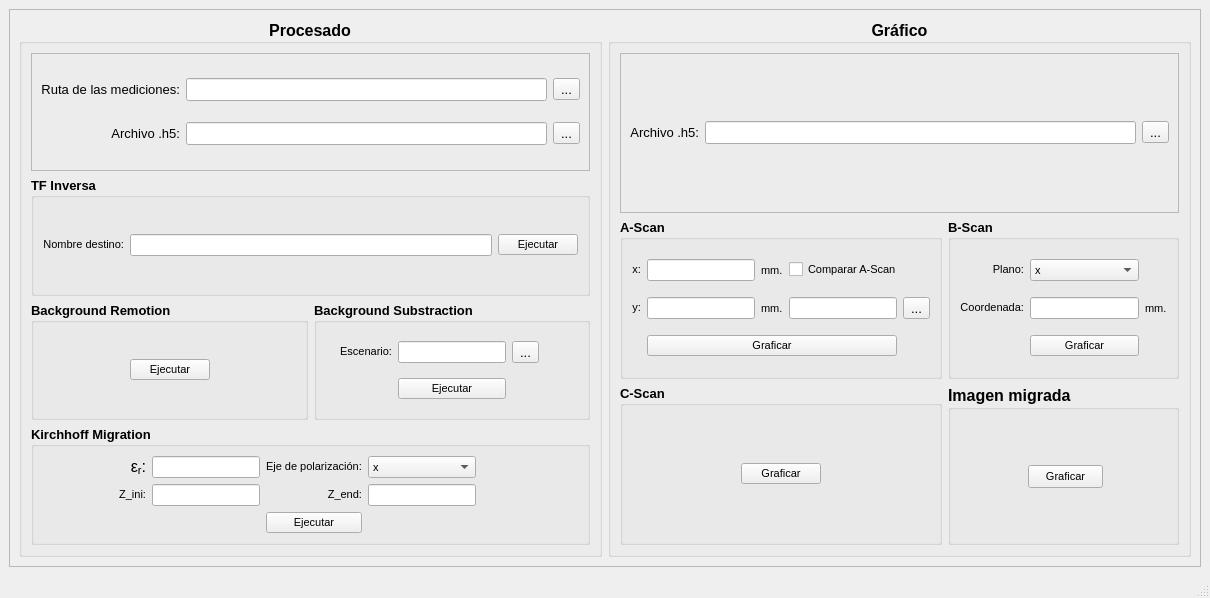
<?xml version="1.0" encoding="UTF-8"?>
<ui version="4.0">
 <class>MainWindow</class>
 <widget class="QMainWindow" name="MainWindow">
  <property name="enabled">
   <bool>true</bool>
  </property>
  <property name="geometry">
   <rect>
    <x>0</x>
    <y>0</y>
    <width>1210</width>
    <height>598</height>
   </rect>
  </property>
  <property name="windowTitle">
   <string>Procesamiento y Gráfica</string>
  </property>
  <widget class="QWidget" name="centralwidget">
   <layout class="QGridLayout" name="gridLayout_19">
    <item row="0" column="0">
     <widget class="QFrame" name="frame">
      <property name="frameShape">
       <enum>QFrame::StyledPanel</enum>
      </property>
      <property name="frameShadow">
       <enum>QFrame::Raised</enum>
      </property>
      <layout class="QGridLayout" name="gridLayout_18">
       <item row="0" column="0">
        <widget class="QGroupBox" name="groupBox_procesado">
         <property name="font">
          <font>
           <pointsize>12</pointsize>
           <weight>75</weight>
           <bold>true</bold>
          </font>
         </property>
         <property name="title">
          <string>Procesado</string>
         </property>
         <property name="alignment">
          <set>Qt::AlignCenter</set>
         </property>
         <layout class="QGridLayout" name="gridLayout_6">
          <item row="2" column="0">
           <widget class="QGroupBox" name="groupBox_backgroundRemotion">
            <property name="font">
             <font>
              <pointsize>10</pointsize>
              <weight>75</weight>
              <bold>true</bold>
             </font>
            </property>
            <property name="title">
             <string>Background Remotion</string>
            </property>
            <layout class="QGridLayout" name="gridLayout_3">
             <item row="0" column="1">
              <widget class="QPushButton" name="pushButton_backgroundRemotion">
               <property name="font">
                <font>
                 <pointsize>8</pointsize>
                 <weight>50</weight>
                 <bold>false</bold>
                </font>
               </property>
               <property name="text">
                <string>Ejecutar</string>
               </property>
              </widget>
             </item>
             <item row="0" column="0">
              <spacer name="horizontalSpacer_2">
               <property name="orientation">
                <enum>Qt::Horizontal</enum>
               </property>
               <property name="sizeHint" stdset="0">
                <size>
                 <width>40</width>
                 <height>20</height>
                </size>
               </property>
              </spacer>
             </item>
             <item row="0" column="2">
              <spacer name="horizontalSpacer_3">
               <property name="orientation">
                <enum>Qt::Horizontal</enum>
               </property>
               <property name="sizeHint" stdset="0">
                <size>
                 <width>40</width>
                 <height>20</height>
                </size>
               </property>
              </spacer>
             </item>
            </layout>
           </widget>
          </item>
          <item row="1" column="0" colspan="2">
           <widget class="QGroupBox" name="groupBox_ifft">
            <property name="font">
             <font>
              <pointsize>10</pointsize>
              <weight>75</weight>
              <bold>true</bold>
             </font>
            </property>
            <property name="title">
             <string>TF Inversa</string>
            </property>
            <layout class="QGridLayout" name="gridLayout_2">
             <item row="0" column="1">
              <widget class="QLineEdit" name="lineEdit_rawFileName">
               <property name="font">
                <font>
                 <pointsize>8</pointsize>
                 <weight>50</weight>
                 <bold>false</bold>
                </font>
               </property>
               <property name="text">
                <string/>
               </property>
              </widget>
             </item>
             <item row="0" column="0">
              <widget class="QLabel" name="label_rawFileName">
               <property name="font">
                <font>
                 <pointsize>8</pointsize>
                 <weight>50</weight>
                 <bold>false</bold>
                </font>
               </property>
               <property name="text">
                <string>&lt;html&gt;&lt;head/&gt;&lt;body&gt;&lt;p align=&quot;right&quot;&gt;Nombre destino:&lt;/p&gt;&lt;/body&gt;&lt;/html&gt;</string>
               </property>
              </widget>
             </item>
             <item row="0" column="2">
              <widget class="QPushButton" name="pushButton_IFT">
               <property name="font">
                <font>
                 <pointsize>8</pointsize>
                 <weight>50</weight>
                 <bold>false</bold>
                </font>
               </property>
               <property name="text">
                <string>Ejecutar</string>
               </property>
              </widget>
             </item>
            </layout>
           </widget>
          </item>
          <item row="2" column="1">
           <widget class="QGroupBox" name="groupBox_bacgroundSubstarction">
            <property name="font">
             <font>
              <pointsize>10</pointsize>
              <weight>75</weight>
              <bold>true</bold>
             </font>
            </property>
            <property name="title">
             <string>Background Substraction</string>
            </property>
            <layout class="QGridLayout" name="gridLayout_4">
             <item row="1" column="1">
              <widget class="QPushButton" name="pushButton_backgroundSubstraction">
               <property name="font">
                <font>
                 <pointsize>8</pointsize>
                 <weight>50</weight>
                 <bold>false</bold>
                </font>
               </property>
               <property name="text">
                <string>Ejecutar</string>
               </property>
              </widget>
             </item>
             <item row="1" column="2">
              <spacer name="horizontalSpacer_5">
               <property name="orientation">
                <enum>Qt::Horizontal</enum>
               </property>
               <property name="sizeHint" stdset="0">
                <size>
                 <width>40</width>
                 <height>20</height>
                </size>
               </property>
              </spacer>
             </item>
             <item row="1" column="0">
              <spacer name="horizontalSpacer_4">
               <property name="orientation">
                <enum>Qt::Horizontal</enum>
               </property>
               <property name="sizeHint" stdset="0">
                <size>
                 <width>40</width>
                 <height>20</height>
                </size>
               </property>
              </spacer>
             </item>
             <item row="0" column="0">
              <widget class="QLabel" name="label_backgroundFile">
               <property name="text">
                <string>&lt;html&gt;&lt;head/&gt;&lt;body&gt;&lt;p align=&quot;right&quot;&gt;&lt;span style=&quot; font-size:8pt; font-weight:400;&quot;&gt;Escenario:&lt;/span&gt;&lt;/p&gt;&lt;/body&gt;&lt;/html&gt;</string>
               </property>
              </widget>
             </item>
             <item row="0" column="1">
              <widget class="QLineEdit" name="lineEdit_backgroundPath">
               <property name="font">
                <font>
                 <pointsize>8</pointsize>
                 <weight>50</weight>
                 <bold>false</bold>
                </font>
               </property>
              </widget>
             </item>
             <item row="0" column="2">
              <widget class="QToolButton" name="toolButton_backgroundFilePath">
               <property name="font">
                <font>
                 <pointsize>10</pointsize>
                 <weight>50</weight>
                 <bold>false</bold>
                </font>
               </property>
               <property name="text">
                <string>...</string>
               </property>
              </widget>
             </item>
            </layout>
           </widget>
          </item>
          <item row="3" column="0" colspan="2">
           <widget class="QGroupBox" name="groupBox_migration">
            <property name="font">
             <font>
              <pointsize>10</pointsize>
              <weight>75</weight>
              <bold>true</bold>
             </font>
            </property>
            <property name="title">
             <string>Kirchhoff Migration</string>
            </property>
            <layout class="QGridLayout" name="gridLayout_5">
             <item row="4" column="3">
              <spacer name="horizontalSpacer_9">
               <property name="orientation">
                <enum>Qt::Horizontal</enum>
               </property>
               <property name="sizeHint" stdset="0">
                <size>
                 <width>40</width>
                 <height>20</height>
                </size>
               </property>
              </spacer>
             </item>
             <item row="1" column="2">
              <widget class="QLabel" name="label_polarizationAxis">
               <property name="text">
                <string>&lt;html&gt;&lt;head/&gt;&lt;body&gt;&lt;p&gt;&lt;span style=&quot; font-size:8pt; font-weight:400;&quot;&gt;Eje de polarización:&lt;/span&gt;&lt;/p&gt;&lt;/body&gt;&lt;/html&gt;</string>
               </property>
              </widget>
             </item>
             <item row="1" column="3">
              <widget class="QComboBox" name="comboBox_polarizationAxis">
               <property name="font">
                <font>
                 <pointsize>8</pointsize>
                 <weight>50</weight>
                 <bold>false</bold>
                 <stylestrategy>PreferDefault</stylestrategy>
                 <kerning>true</kerning>
                </font>
               </property>
               <property name="layoutDirection">
                <enum>Qt::LeftToRight</enum>
               </property>
               <item>
                <property name="text">
                 <string>x</string>
                </property>
               </item>
               <item>
                <property name="text">
                 <string>y</string>
                </property>
               </item>
              </widget>
             </item>
             <item row="2" column="1">
              <widget class="QLineEdit" name="lineEdit_zini">
               <property name="font">
                <font>
                 <pointsize>8</pointsize>
                 <weight>50</weight>
                 <bold>false</bold>
                </font>
               </property>
               <property name="text">
                <string/>
               </property>
              </widget>
             </item>
             <item row="1" column="1">
              <widget class="QLineEdit" name="lineEdit_dielectricConstant">
               <property name="font">
                <font>
                 <pointsize>8</pointsize>
                 <weight>50</weight>
                 <bold>false</bold>
                </font>
               </property>
              </widget>
             </item>
             <item row="2" column="0">
              <widget class="QLabel" name="label_zini">
               <property name="text">
                <string>&lt;html&gt;&lt;head/&gt;&lt;body&gt;&lt;p align=&quot;right&quot;&gt;&lt;span style=&quot; font-size:8pt; font-weight:400;&quot;&gt;Z_ini:&lt;/span&gt;&lt;/p&gt;&lt;/body&gt;&lt;/html&gt;</string>
               </property>
              </widget>
             </item>
             <item row="1" column="0">
              <widget class="QLabel" name="label_dielectricConstant">
               <property name="font">
                <font>
                 <pointsize>10</pointsize>
                 <weight>50</weight>
                 <bold>false</bold>
                </font>
               </property>
               <property name="text">
                <string>&lt;html&gt;&lt;head/&gt;&lt;body&gt;&lt;p align=&quot;right&quot;&gt;&lt;span style=&quot; font-size:12pt;&quot;&gt;ε&lt;/span&gt;&lt;span style=&quot; font-size:12pt; vertical-align:sub;&quot;&gt;r&lt;/span&gt;&lt;span style=&quot; font-size:12pt;&quot;&gt;:&lt;/span&gt;&lt;/p&gt;&lt;/body&gt;&lt;/html&gt;</string>
               </property>
              </widget>
             </item>
             <item row="2" column="2">
              <widget class="QLabel" name="label_zend">
               <property name="text">
                <string>&lt;html&gt;&lt;head/&gt;&lt;body&gt;&lt;p align=&quot;right&quot;&gt;&lt;span style=&quot; font-size:8pt; font-weight:400;&quot;&gt;Z_end:&lt;/span&gt;&lt;/p&gt;&lt;/body&gt;&lt;/html&gt;</string>
               </property>
              </widget>
             </item>
             <item row="2" column="3">
              <widget class="QLineEdit" name="lineEdit_zend">
               <property name="font">
                <font>
                 <pointsize>8</pointsize>
                 <weight>50</weight>
                 <bold>false</bold>
                </font>
               </property>
              </widget>
             </item>
             <item row="4" column="2">
              <widget class="QPushButton" name="pushButton_migration">
               <property name="font">
                <font>
                 <pointsize>8</pointsize>
                 <weight>50</weight>
                 <bold>false</bold>
                </font>
               </property>
               <property name="text">
                <string>Ejecutar</string>
               </property>
              </widget>
             </item>
             <item row="4" column="4">
              <spacer name="horizontalSpacer_10">
               <property name="orientation">
                <enum>Qt::Horizontal</enum>
               </property>
               <property name="sizeHint" stdset="0">
                <size>
                 <width>40</width>
                 <height>20</height>
                </size>
               </property>
              </spacer>
             </item>
             <item row="4" column="1">
              <spacer name="horizontalSpacer_7">
               <property name="orientation">
                <enum>Qt::Horizontal</enum>
               </property>
               <property name="sizeHint" stdset="0">
                <size>
                 <width>40</width>
                 <height>20</height>
                </size>
               </property>
              </spacer>
             </item>
             <item row="4" column="0">
              <spacer name="horizontalSpacer_6">
               <property name="orientation">
                <enum>Qt::Horizontal</enum>
               </property>
               <property name="sizeHint" stdset="0">
                <size>
                 <width>40</width>
                 <height>20</height>
                </size>
               </property>
              </spacer>
             </item>
            </layout>
           </widget>
          </item>
          <item row="0" column="0" colspan="2">
           <widget class="QFrame" name="frame_SeleccionRuta">
            <property name="frameShape">
             <enum>QFrame::StyledPanel</enum>
            </property>
            <property name="frameShadow">
             <enum>QFrame::Raised</enum>
            </property>
            <layout class="QGridLayout" name="gridLayout">
             <item row="0" column="1">
              <widget class="QLineEdit" name="lineEdit_filePath">
               <property name="font">
                <font>
                 <pointsize>10</pointsize>
                 <weight>50</weight>
                 <bold>false</bold>
                </font>
               </property>
              </widget>
             </item>
             <item row="0" column="2">
              <widget class="QToolButton" name="toolButton_filePath">
               <property name="font">
                <font>
                 <pointsize>10</pointsize>
                 <weight>50</weight>
                 <bold>false</bold>
                </font>
               </property>
               <property name="text">
                <string>...</string>
               </property>
              </widget>
             </item>
             <item row="1" column="1">
              <widget class="QLineEdit" name="lineEdit_rawFilePath">
               <property name="font">
                <font>
                 <pointsize>10</pointsize>
                 <weight>50</weight>
                 <bold>false</bold>
                </font>
               </property>
              </widget>
             </item>
             <item row="1" column="0">
              <widget class="QLabel" name="label_rawFilePath">
               <property name="font">
                <font>
                 <pointsize>10</pointsize>
                 <weight>50</weight>
                 <bold>false</bold>
                </font>
               </property>
               <property name="text">
                <string>&lt;html&gt;&lt;head/&gt;&lt;body&gt;&lt;p align=&quot;right&quot;&gt;Archivo .h5:&lt;/p&gt;&lt;/body&gt;&lt;/html&gt;</string>
               </property>
              </widget>
             </item>
             <item row="1" column="2">
              <widget class="QToolButton" name="toolButton_rawFilePath">
               <property name="font">
                <font>
                 <pointsize>10</pointsize>
                 <weight>50</weight>
                 <bold>false</bold>
                </font>
               </property>
               <property name="text">
                <string>...</string>
               </property>
              </widget>
             </item>
             <item row="0" column="0">
              <widget class="QLabel" name="label_filePath">
               <property name="font">
                <font>
                 <pointsize>10</pointsize>
                 <weight>50</weight>
                 <bold>false</bold>
                </font>
               </property>
               <property name="text">
                <string>&lt;html&gt;&lt;head/&gt;&lt;body&gt;&lt;p align=&quot;right&quot;&gt;Ruta de las mediciones:&lt;/p&gt;&lt;/body&gt;&lt;/html&gt;</string>
               </property>
              </widget>
             </item>
            </layout>
           </widget>
          </item>
         </layout>
        </widget>
       </item>
       <item row="0" column="1">
        <widget class="QGroupBox" name="groupBox_grafico">
         <property name="sizePolicy">
          <sizepolicy hsizetype="Preferred" vsizetype="Preferred">
           <horstretch>0</horstretch>
           <verstretch>0</verstretch>
          </sizepolicy>
         </property>
         <property name="font">
          <font>
           <pointsize>12</pointsize>
           <weight>75</weight>
           <bold>true</bold>
          </font>
         </property>
         <property name="title">
          <string>Gráfico</string>
         </property>
         <property name="alignment">
          <set>Qt::AlignCenter</set>
         </property>
         <layout class="QGridLayout" name="gridLayout_17">
          <item row="0" column="0" colspan="2">
           <widget class="QFrame" name="frame_SeleccionRuta_3">
            <property name="frameShape">
             <enum>QFrame::StyledPanel</enum>
            </property>
            <property name="frameShadow">
             <enum>QFrame::Raised</enum>
            </property>
            <layout class="QGridLayout" name="gridLayout_13">
             <item row="0" column="1">
              <widget class="QLineEdit" name="lineEdit_rawFilePathPlot">
               <property name="font">
                <font>
                 <pointsize>10</pointsize>
                 <weight>50</weight>
                 <bold>false</bold>
                </font>
               </property>
              </widget>
             </item>
             <item row="0" column="2">
              <widget class="QToolButton" name="toolButton_rawFilePathPlot">
               <property name="font">
                <font>
                 <pointsize>10</pointsize>
                 <weight>50</weight>
                 <bold>false</bold>
                </font>
               </property>
               <property name="text">
                <string>...</string>
               </property>
              </widget>
             </item>
             <item row="0" column="0">
              <widget class="QLabel" name="label_rawFilePathPlot">
               <property name="font">
                <font>
                 <pointsize>10</pointsize>
                 <weight>50</weight>
                 <bold>false</bold>
                </font>
               </property>
               <property name="text">
                <string>&lt;html&gt;&lt;head/&gt;&lt;body&gt;&lt;p align=&quot;right&quot;&gt;Archivo .h5:&lt;/p&gt;&lt;/body&gt;&lt;/html&gt;</string>
               </property>
              </widget>
             </item>
            </layout>
           </widget>
          </item>
          <item row="1" column="1">
           <widget class="QGroupBox" name="groupBox_bscan">
            <property name="font">
             <font>
              <pointsize>10</pointsize>
              <weight>75</weight>
              <bold>true</bold>
             </font>
            </property>
            <property name="title">
             <string>B-Scan</string>
            </property>
            <layout class="QGridLayout" name="gridLayout_15">
             <item row="0" column="1">
              <widget class="QComboBox" name="comboBox_bScanPlaneSelect">
               <property name="font">
                <font>
                 <pointsize>8</pointsize>
                 <weight>50</weight>
                 <bold>false</bold>
                </font>
               </property>
               <item>
                <property name="text">
                 <string>x</string>
                </property>
               </item>
               <item>
                <property name="text">
                 <string>y</string>
                </property>
               </item>
              </widget>
             </item>
             <item row="1" column="0">
              <widget class="QLabel" name="label_bScanCoords">
               <property name="font">
                <font>
                 <pointsize>8</pointsize>
                 <weight>50</weight>
                 <bold>false</bold>
                </font>
               </property>
               <property name="text">
                <string>&lt;html&gt;&lt;head/&gt;&lt;body&gt;&lt;p align=&quot;right&quot;&gt;Coordenada:&lt;/p&gt;&lt;/body&gt;&lt;/html&gt;</string>
               </property>
              </widget>
             </item>
             <item row="1" column="1">
              <widget class="QLineEdit" name="lineEdit_bScanCoords">
               <property name="font">
                <font>
                 <pointsize>8</pointsize>
                 <weight>50</weight>
                 <bold>false</bold>
                </font>
               </property>
              </widget>
             </item>
             <item row="1" column="3">
              <widget class="QLabel" name="label_bScanCoordsUnits">
               <property name="font">
                <font>
                 <pointsize>8</pointsize>
                 <weight>50</weight>
                 <bold>false</bold>
                </font>
               </property>
               <property name="text">
                <string>mm.</string>
               </property>
              </widget>
             </item>
             <item row="0" column="0">
              <widget class="QLabel" name="label_24">
               <property name="text">
                <string>&lt;html&gt;&lt;head/&gt;&lt;body&gt;&lt;p align=&quot;right&quot;&gt;&lt;span style=&quot; font-size:8pt; font-weight:400;&quot;&gt;Plano:&lt;/span&gt;&lt;/p&gt;&lt;/body&gt;&lt;/html&gt;</string>
               </property>
              </widget>
             </item>
             <item row="2" column="1">
              <widget class="QPushButton" name="pushButton_bScanPlot">
               <property name="font">
                <font>
                 <pointsize>8</pointsize>
                 <weight>50</weight>
                 <bold>false</bold>
                </font>
               </property>
               <property name="text">
                <string>Graficar</string>
               </property>
              </widget>
             </item>
            </layout>
           </widget>
          </item>
          <item row="2" column="0">
           <widget class="QGroupBox" name="groupBox_cscan">
            <property name="font">
             <font>
              <pointsize>10</pointsize>
              <weight>75</weight>
              <bold>true</bold>
             </font>
            </property>
            <property name="title">
             <string>C-Scan</string>
            </property>
            <layout class="QGridLayout" name="gridLayout_16">
             <item row="0" column="0">
              <spacer name="horizontalSpacer">
               <property name="orientation">
                <enum>Qt::Horizontal</enum>
               </property>
               <property name="sizeHint" stdset="0">
                <size>
                 <width>40</width>
                 <height>20</height>
                </size>
               </property>
              </spacer>
             </item>
             <item row="0" column="1">
              <widget class="QPushButton" name="pushButton_cScanPlot">
               <property name="font">
                <font>
                 <pointsize>8</pointsize>
                 <weight>50</weight>
                 <bold>false</bold>
                </font>
               </property>
               <property name="text">
                <string>Graficar</string>
               </property>
              </widget>
             </item>
             <item row="0" column="2">
              <spacer name="horizontalSpacer_8">
               <property name="orientation">
                <enum>Qt::Horizontal</enum>
               </property>
               <property name="sizeHint" stdset="0">
                <size>
                 <width>40</width>
                 <height>20</height>
                </size>
               </property>
              </spacer>
             </item>
            </layout>
           </widget>
          </item>
          <item row="1" column="0">
           <widget class="QGroupBox" name="groupBox_ascan">
            <property name="font">
             <font>
              <pointsize>10</pointsize>
              <weight>75</weight>
              <bold>true</bold>
             </font>
            </property>
            <property name="title">
             <string>A-Scan</string>
            </property>
            <layout class="QGridLayout" name="gridLayout_14">
             <item row="0" column="2">
              <widget class="QLabel" name="label_aScanXUnits">
               <property name="font">
                <font>
                 <pointsize>8</pointsize>
                 <weight>50</weight>
                 <bold>false</bold>
                </font>
               </property>
               <property name="text">
                <string>mm.</string>
               </property>
              </widget>
             </item>
             <item row="1" column="0">
              <widget class="QLabel" name="label_aScanYCoords">
               <property name="font">
                <font>
                 <pointsize>8</pointsize>
                 <weight>50</weight>
                 <bold>false</bold>
                </font>
               </property>
               <property name="text">
                <string>&lt;html&gt;&lt;head/&gt;&lt;body&gt;&lt;p align=&quot;right&quot;&gt;y:&lt;/p&gt;&lt;/body&gt;&lt;/html&gt;</string>
               </property>
              </widget>
             </item>
             <item row="1" column="3">
              <widget class="QLineEdit" name="lineEdit_aScanComparePath">
               <property name="font">
                <font>
                 <pointsize>8</pointsize>
                 <weight>50</weight>
                 <bold>false</bold>
                </font>
               </property>
              </widget>
             </item>
             <item row="1" column="4">
              <widget class="QToolButton" name="toolButton_aScanCompare">
               <property name="font">
                <font>
                 <pointsize>10</pointsize>
                 <weight>50</weight>
                 <bold>false</bold>
                </font>
               </property>
               <property name="text">
                <string>...</string>
               </property>
              </widget>
             </item>
             <item row="0" column="0">
              <widget class="QLabel" name="label_aScanXCoords">
               <property name="font">
                <font>
                 <pointsize>8</pointsize>
                 <weight>50</weight>
                 <bold>false</bold>
                </font>
               </property>
               <property name="text">
                <string>&lt;html&gt;&lt;head/&gt;&lt;body&gt;&lt;p align=&quot;right&quot;&gt;x:&lt;/p&gt;&lt;/body&gt;&lt;/html&gt;</string>
               </property>
              </widget>
             </item>
             <item row="0" column="3" colspan="2">
              <widget class="QCheckBox" name="checkBox_aScanCompare">
               <property name="font">
                <font>
                 <pointsize>8</pointsize>
                 <weight>50</weight>
                 <bold>false</bold>
                </font>
               </property>
               <property name="layoutDirection">
                <enum>Qt::LeftToRight</enum>
               </property>
               <property name="text">
                <string>Comparar A-Scan</string>
               </property>
              </widget>
             </item>
             <item row="1" column="1">
              <widget class="QLineEdit" name="lineEdit_aScanYCoords">
               <property name="font">
                <font>
                 <pointsize>8</pointsize>
                 <weight>50</weight>
                 <bold>false</bold>
                </font>
               </property>
              </widget>
             </item>
             <item row="0" column="1">
              <widget class="QLineEdit" name="lineEdit_aScanXCoords">
               <property name="font">
                <font>
                 <pointsize>8</pointsize>
                 <weight>50</weight>
                 <bold>false</bold>
                </font>
               </property>
              </widget>
             </item>
             <item row="2" column="1" colspan="3">
              <widget class="QPushButton" name="pushButton_aScanPlot">
               <property name="font">
                <font>
                 <pointsize>8</pointsize>
                 <weight>50</weight>
                 <bold>false</bold>
                </font>
               </property>
               <property name="text">
                <string>Graficar</string>
               </property>
              </widget>
             </item>
             <item row="1" column="2">
              <widget class="QLabel" name="label_aScanYUnits">
               <property name="font">
                <font>
                 <pointsize>8</pointsize>
                 <weight>50</weight>
                 <bold>false</bold>
                </font>
               </property>
               <property name="text">
                <string>mm.</string>
               </property>
              </widget>
             </item>
            </layout>
           </widget>
          </item>
          <item row="2" column="1">
           <widget class="QGroupBox" name="groupBox_migratedImagePlot">
            <property name="font">
             <font>
              <pointsize>12</pointsize>
              <weight>75</weight>
              <bold>true</bold>
             </font>
            </property>
            <property name="title">
             <string>Imagen migrada</string>
            </property>
            <widget class="QPushButton" name="pushButton">
             <property name="geometry">
              <rect>
               <x>80</x>
               <y>80</y>
               <width>75</width>
               <height>23</height>
              </rect>
             </property>
             <property name="font">
              <font>
               <pointsize>8</pointsize>
               <weight>50</weight>
               <bold>false</bold>
              </font>
             </property>
             <property name="text">
              <string>Graficar</string>
             </property>
            </widget>
           </widget>
          </item>
         </layout>
        </widget>
       </item>
      </layout>
     </widget>
    </item>
   </layout>
  </widget>
  <widget class="QStatusBar" name="statusbar"/>
 </widget>
 <resources/>
 <connections/>
</ui>
